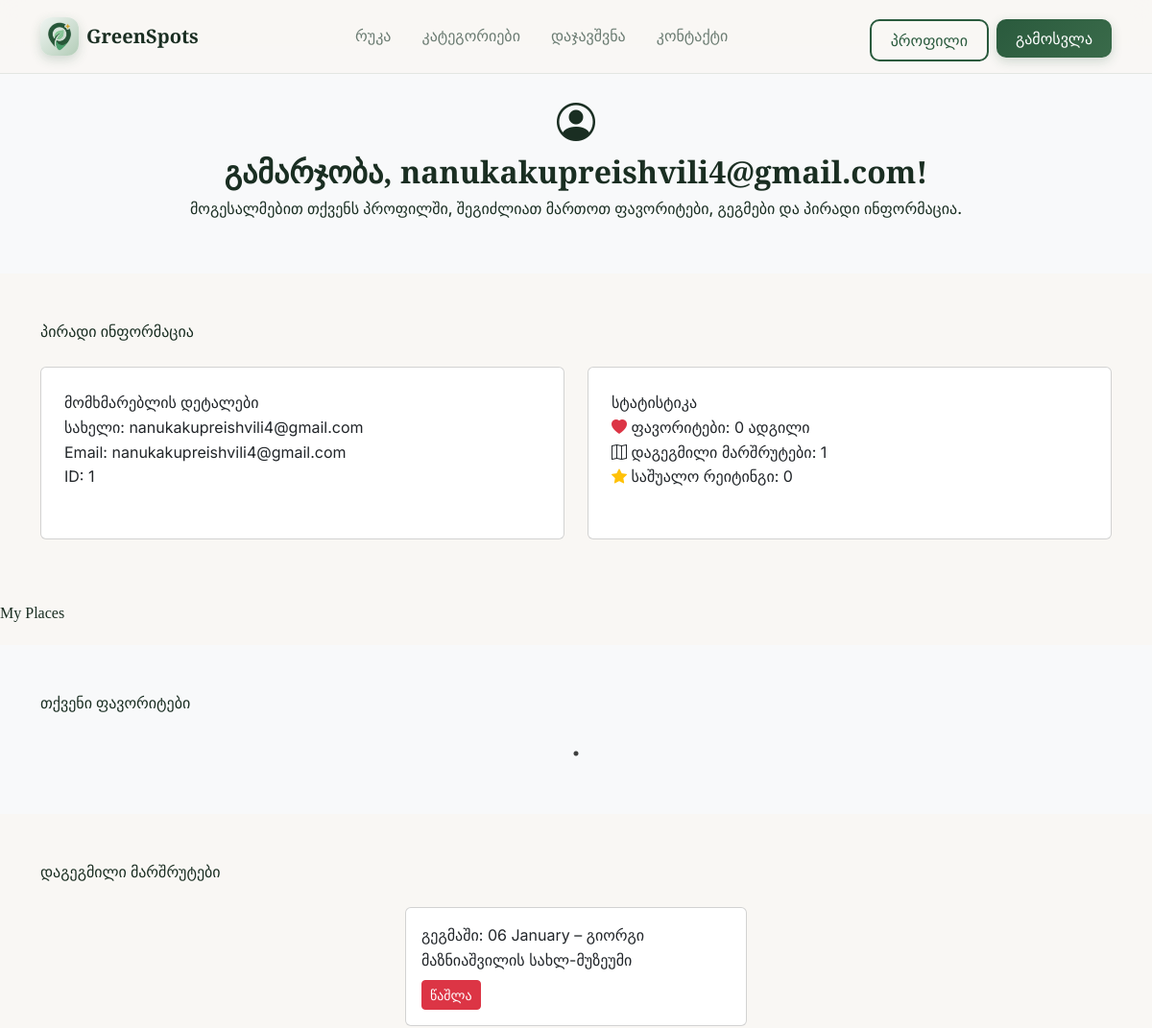
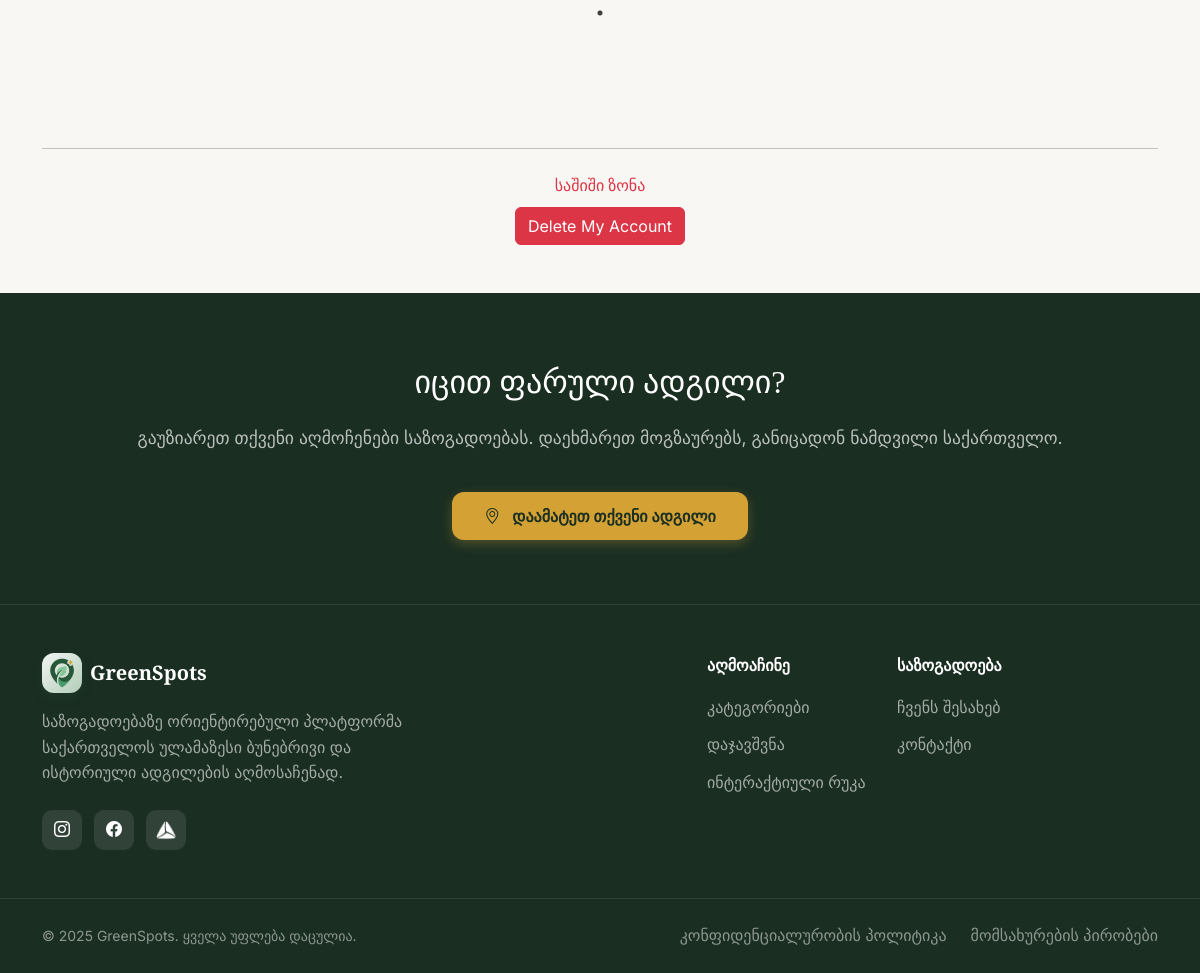
The app's page /profile (signed in) with its own data (2 pictures, top to bottom).
### models.py (models this page shows, shortened)
class User(UserMixin, db.Model):
    id = db.Column(db.Integer, primary_key=True)
    username = db.Column(db.String(100), unique=True, nullable=False)
    email = db.Column(db.String(120), unique=True, nullable=False)
    password_hash = db.Column(db.String(200), nullable=False)
    favorites = db.relationship('Place', secondary=favorites_table, backref='favorited_by', lazy='dynamic')
    role = db.Column(db.String(50), default="user")
    is_admin = db.Column(db.Boolean, default=False)
    def calculate_avg_rating(self):
        favs = self.favorites.all()  # Important: use .all() with lazy='dynamic'
        if not favs:
            return 0

class PlannedRoute(db.Model):
    id = db.Column(db.Integer, primary_key=True)
    user_id = db.Column(db.Integer, db.ForeignKey('user.id'))
    place_id = db.Column(db.Integer, db.ForeignKey('place.id'))
    date = db.Column(db.Date, nullable=False)
    user = db.relationship('User', backref='routes')
    place = db.relationship('Place', backref='planned_routes')

class Place(db.Model):
    id = db.Column(db.Integer, primary_key=True)
    name = db.Column(db.String(150), nullable=False)
    description = db.Column(db.Text, nullable=False)
    category = db.Column(db.String(50), nullable=False)
    region = db.Column(db.String(50))
    image = db.Column(db.String(200))
    latitude = db.Column(db.Float, nullable=True)
    longitude = db.Column(db.Float, nullable=True)
    rating = db.Column(db.Float)
    user_id = db.Column(db.Integer, db.ForeignKey('user.id'), nullable=True)  # Made nullable
    ratings = db.relationship('Rating', backref='place', lazy=True)

### app.py (the view)
@app.route("/profile")
@login_required
def profile():
    favorites = current_user.favorites.all()  # Add .all() here!
    planned_routes = PlannedRoute.query.filter_by(user_id=current_user.id).all()
    my_places = Place.query.filter_by(user_id=current_user.id).all()
    avg_rating = current_user.calculate_avg_rating()
    return render_template(
        "profile.html",
        favorites=favorites,
        planned_routes=planned_routes,
        my_places=my_places,
        avg_rating=avg_rating
    )

### app.py (called while the page is built)
@login_manager.user_loader
def load_user(user_id):
    return User.query.get(int(user_id))

### templates/profile.html (shortened to what this page needs)
{% extends "base.html" %}
{% block css %}
<link rel="stylesheet" href="{{ url_for('static', filename='css/reset.css') }}">
<link rel="stylesheet" href="{{ url_for('static', filename='css/index.css') }}">
<link rel="stylesheet" href="{{ url_for('static', filename='css/dashboard.css') }}">
<link rel="stylesheet" href="{{ url_for('static', filename='css/profile.css') }}">
<link rel="stylesheet" href="https://cdn.jsdelivr.net/npm/slick-carousel@1.8.1/slick/slick.css"/>
<link rel="stylesheet" href="https://cdn.jsdelivr.net/npm/slick-carousel@1.8.1/slick/slick-theme.css"/>
{% endblock %}
{% block content %}
<section class="profile-header py-5 mt-5 text-center bg-light">
    <div class="container">
        <i class="bi bi-person-circle fs-1 mb-3"></i>
        <h1 class="hero-title">გამარჯობა, {{ current_user.username }}!</h1>
        <p class="hero-slogan-georgian">მოგესალმებით თქვენს პროფილში, შეგიძლიათ მართოთ ფავორიტები, გეგმები და პირადი ინფორმაცია.</p>
    </div>
</section>
<section class="profile-details py-5">
    <div class="container">
        <h2 class="mb-4">პირადი ინფორმაცია</h2>
        <div class="row g-4">
            <div class="col-md-6">
                <div class="card p-4 h-100">
                    <h5>მომხმარებლის დეტალები</h5>
                    <p><strong>სახელი:</strong> {{ current_user.username }}</p>
                    <p><strong>Email:</strong> {{ current_user.email }}</p>
                    <p><strong>ID:</strong> {{ current_user.id }}</p>
                </div>
            </div>
            <div class="col-md-6">
                <div class="card p-4 h-100">
                    <h5>სტატისტიკა</h5>
                    <p><i class="bi bi-heart-fill text-danger"></i> ფავორიტები: {{ favorites|length }} ადგილი</p>
                    <p><i class="bi bi-map"></i> დაგეგმილი მარშრუტები: {{ planned_routes|length }}</p>
                    <p><i class="bi bi-star-fill text-warning"></i> საშუალო რეიტინგი: {{ avg_rating }}</p>
                </div>
            </div>
        </div>
    </div>
</section>
<section>
    <h3>My Places</h3>
</section>
<section class="profile-favorites py-5 bg-light">
    <div class="container">
        <h2 class="mb-4">თქვენი ფავორიტები</h2>
    </div>
</section>
<section class="profile-routes py-5">
    <div class="container">
        <h2 class="mb-4">დაგეგმილი მარშრუტები</h2>
        <div class="routes-slider">
            {% for route in current_user.routes %}
              <div class="card p-3 h-100 mx-2">
                  <p>გეგმაში: {{ route.date.strftime('%d %B') }} – {{ route.place.name }}</p>
                  <form method="POST" action="{{ url_for('delete_route', route_id=route.id) }}">
                    <button type="submit" class="btn btn-danger btn-sm">წაშლა</button>
                  </form>
              </div>
            {% endfor %}
        </div>
    </div>
</section>
<section class="py-5">
    <div class="container text-center">
        <hr class="my-4">
        <h4 class="text-danger">საშიში ზონა</h4>
        <form action="{{ url_for('auth_bp.delete_account') }}" method="POST"
              onsubmit="return confirm('This will permanently delete your account. Are you sure?');">
            <button type="submit" class="btn btn-danger">
                Delete My Account
            </button>
        </form>
    </div>
</section>
{% endblock %}

### templates/base.html (shortened to what this page needs)
<!DOCTYPE html>
<html lang="en">
<head>
    <link href="https://cdn.jsdelivr.net/npm/bootstrap@5.3.2/dist/css/bootstrap.min.css" rel="stylesheet">
    <link href="https://cdn.jsdelivr.net/npm/bootstrap-icons@1.11.1/font/bootstrap-icons.css" rel="stylesheet">
    {% block css %}{% endblock %}
</head>
<body>
{% include "header.html" %}
{% block content %}
{% endblock %}
{% include "footer.html" %}
</body>
</html>

### templates/header.html (shortened to what this page needs)
<nav class="navbar navbar-expand-lg navbar-greenspots fixed-top">
    <div class="container">
        <a class="navbar-brand" href="{{ url_for('home') }}">
            <div class="brand-icon">
                <img src="{{ url_for('static', filename='img/logo.png') }}" alt="logo" width="30" height="30">
            </div>
            GreenSpots
        </a>
        <div class="collapse navbar-collapse" id="navbarNav">
            <ul class="navbar-nav mx-auto">
                <li class="nav-item"><a class="nav-link" href="{{ url_for('map_page') }}">რუკა</a></li>
                <li class="nav-item"><a class="nav-link" href="{{ url_for('categories') }}">კატეგორიები</a></li>
                <li class="nav-item"><a class="nav-link" href="{{ url_for ('booking')}}">დაჯავშვნა</a></li>
                <li class="nav-item"><a class="nav-link" href="{{ url_for ('contact')}}">კონტაქტი</a></li>
            </ul>
            <div class="d-flex gap-2">
                {% if current_user.is_authenticated %}
                    <a href="{{ url_for('profile') }}"><button class="btn btn-outline-green">პროფილი</button></a>
                    <a href="{{ url_for('auth_bp.logout') }}"><button class="btn btn-primary-green">გამოსვლა</button></a>
                {% else %}
                    <a href="{{ url_for('auth_bp.login') }}"><button class="btn btn-outline-green">ავტორიზაცია</button></a>
                    <a href="{{ url_for('auth_bp.register') }}"><button class="btn btn-primary-green">რეგისტრაცია</button></a>
                {% endif %}
            </div>
        </div>
    </div>
</nav>

### templates/footer.html
<footer id="about">
    <div class="footer-cta">
        <div class="container">
            <h2>იცით ფარული ადგილი?</h2>
            <p>გაუზიარეთ თქვენი აღმოჩენები საზოგადოებას. დაეხმარეთ მოგზაურებს, განიცადონ ნამდვილი საქართველო.</p>
            <a href="{{ url_for ('add_place')}}" class="btn btn-accent">
                <i class="bi bi-geo-alt me-2"></i> დაამატეთ თქვენი ადგილი
            </a>
        </div>
    </div>
    <div class="footer-main">
        <div class="container">
            <div class="row">
                <div class="col-lg-5 mb-4 mb-lg-0">
                    <a href="{{ url_for('index') }}" class="footer-brand">
                        <div class="brand-icon">
                            <img src="{{ url_for('static', filename='img/logo.png') }}" alt="logo" width="30" height="30">
                        </div>
                        GreenSpots
                    </a>
                    <p class="footer-description">
                        საზოგადოებაზე ორიენტირებული პლატფორმა საქართველოს ულამაზესი ბუნებრივი და ისტორიული ადგილების აღმოსაჩენად.
                    </p>
                    <div class="social-links">
                        <a href="https://www.instagram.com/_nanuukkaa_/" class="social-link"><i class="bi bi-instagram"></i></a>
                        <a href="https://www.facebook.com/nanu.kupreishvili" class="social-link"><i class="bi bi-facebook"></i></a>
                        <a href="https://tbcbank.ge/ka/tbc-education" class="social-link">
                            <img src="{{ url_for('static', filename='img/tbc-logo.png') }}" alt="logo" width="20" height="20">
                        </a>
                    </div>
                </div>
                <div class="col-6 col-lg-2 offset-lg-2">
                    <h4 class="footer-title">აღმოაჩინე</h4>
                    <ul class="footer-links">
                        <li><a href="#">კატეგორიები</a></li>
                        <li><a href="#">დაჯავშვნა</a></li>
                        <li><a href="{{ url_for('map_page') }}">ინტერაქტიული რუკა</a></li>
                    </ul>
                </div>
                <div class="col-6 col-lg-2">
                    <h4 class="footer-title">საზოგადოება</h4>
                    <ul class="footer-links">
                        <li><a href="#">ჩვენს შესახებ</a></li>
                        <li><a href="#">კონტაქტი</a></li>
                    </ul>
                </div>
            </div>
        </div>
    </div>
    <div class="footer-bottom">
        <div class="container">
            <div class="d-flex flex-column flex-md-row justify-content-between align-items-center gap-3">
                <p>© 2025 GreenSpots. ყველა უფლება დაცულია.</p>
                <div class="d-flex gap-4">
                    <a href="#">კონფიდენციალურობის პოლიტიკა</a>
                    <a href="#">მომსახურების პირობები</a>
                </div>
            </div>
        </div>
    </div>
</footer>

### static/css/index.css (style rules this page uses)
:root { --forest-50: #f0f5f2; --forest-100: #d9e6de; --forest-200: #b3cdb8; --forest-300: #6b9b7a; --forest-400: #4a7d5a; --forest-500: #3a6b4a; --forest-600: #2a5a3d; --forest-700: #234a33; --forest-800: #1c3a28; --forest-900: #152a1e; --sand-50: #fdfcfa; --sand-100: #f7f4ef; --sand-200: #ede7db; --sand-300: #d9cfbc; --sand-400: #c9a855; --sand-500: #d4a234; --background: #f9f7f4; --foreground: #1a2e22; --muted: #6b7c72; --accent: #d4a234; }
html { scroll-behavior: smooth; }
* { margin: 0; padding: 0; box-sizing: border-box; }
body { font-family: "ALK life", 'Inter', sans-serif; background-color: var(--background); color: var(--foreground); line-height: 1.6; }
h1, h2, h3, h4, h5, h6 { font-family: 'Playfair Display', "ALK life", serif; }
.navbar-greenspots { background: rgba(249, 247, 244, 0.9); backdrop-filter: blur(12px); border-bottom: 1px solid rgba(42, 90, 61, 0.1); padding: 0.75rem 0; transition: all 0.3s ease; }
.navbar-brand { display: flex; align-items: center; gap: 0.5rem; font-family: 'Playfair Display', serif; font-size: 1.25rem; font-weight: 600; color: var(--foreground) !important; text-decoration: none; }
.brand-icon { width: 40px; height: 40px; background: linear-gradient(135deg, var(--forest-50), var(--forest-200)); border-radius: 12px; display: flex; align-items: center; justify-content: center; color: white; box-shadow: 0 4px 12px rgba(42, 90, 61, 0.2); transition: box-shadow 0.3s ease; }
.nav-link { color: var(--muted) !important; font-weight: 500; transition: color 0.3s ease; padding: 0.5rem 1rem !important; }
.btn-primary-green { background: linear-gradient(135deg, var(--forest-600), var(--forest-500)); border: none; color: white; padding: 0.5rem 1.25rem; border-radius: 10px; font-weight: 500; transition: all 0.3s ease; box-shadow: 0 4px 12px rgba(42, 90, 61, 0.2); }
.btn-outline-green { background: transparent; border: 2px solid var(--forest-600); color: var(--forest-600); padding: 0.5rem 1.25rem; border-radius: 10px; font-weight: 500; transition: all 0.3s ease; }
.btn-accent { background: var(--accent); color: var(--foreground); padding: 0.75rem 2rem; border-radius: 12px; font-weight: 600; transition: all 0.3s ease; box-shadow: 0 4px 12px rgba(212, 162, 52, 0.3); border: none; }
.hero-title { font-size: 4rem; font-weight: 700; margin-bottom: 1rem; animation: fadeUp 0.6s ease-out 0.1s forwards; opacity: 0; }
.hero-slogan-georgian { font-size: 1.5rem; font-weight: 500; margin-bottom: 0.5rem; opacity: 0.9; animation: fadeUp 0.6s ease-out 0.2s forwards; opacity: 0; }
.footer-cta { background: var(--foreground); color: white; padding: 4rem 0; text-align: center; border-bottom: 1px solid rgba(255, 255, 255, 0.1); }
.footer-cta h2 { font-size: 2rem; margin-bottom: 1rem; }
.footer-cta p { opacity: 0.7; margin-bottom: 2rem; font-size: 1.1rem; }
.footer-main { background: var(--foreground); color: white; padding: 3rem 0; }
.footer-brand { display: flex; align-items: center; gap: 0.5rem; font-family: 'Playfair Display', serif; font-size: 1.25rem; font-weight: 600; color: white; text-decoration: none; margin-bottom: 1rem; }
.footer-description { opacity: 0.6; margin-bottom: 1.5rem; max-width: 400px; }
.social-links { display: flex; gap: 0.75rem; }
.social-link { width: 40px; height: 40px; background: rgba(255, 255, 255, 0.1); border-radius: 10px; display: flex; align-items: center; justify-content: center; color: white; text-decoration: none; transition: background 0.3s ease; }
.footer-title { font-weight: 600; margin-bottom: 1rem; }
.footer-links { list-style: none; padding: 0; }
.footer-links li { margin-bottom: 0.75rem; }
.footer-links a { color: rgba(255, 255, 255, 0.6); text-decoration: none; transition: color 0.3s ease; }
.footer-bottom { background: var(--foreground); color: white; padding: 1.5rem 0; border-top: 1px solid rgba(255, 255, 255, 0.1); }
.footer-bottom p { opacity: 0.5; margin: 0; font-size: 0.875rem; }
.footer-bottom a { color: rgba(255, 255, 255, 0.5); text-decoration: none; transition: color 0.3s ease; }
img { max-width: 100%; height: auto; }
body { overflow-x: hidden; }

### static/css/dashboard.css (style rules this page uses)
body { font-family: "ALK life", 'Inter', sans-serif; margin: 0; padding: 0; }
html { scroll-behavior: smooth; }
.card.h-100 { display: flex; flex-direction: column; }

### records on screen
User: username "nanukakupreishvili4@gmail.com", email "nanukakupreishvili4@gmail.com", id "1"
PlannedRoute: date "06 January", place.name "გიორგი მაზნიაშვილის სახლ-მუზეუმი"

### other values on screen
{{ favorites|length }} "0"
{{ planned_routes|length }} "1"
{{ avg_rating }} "0"
